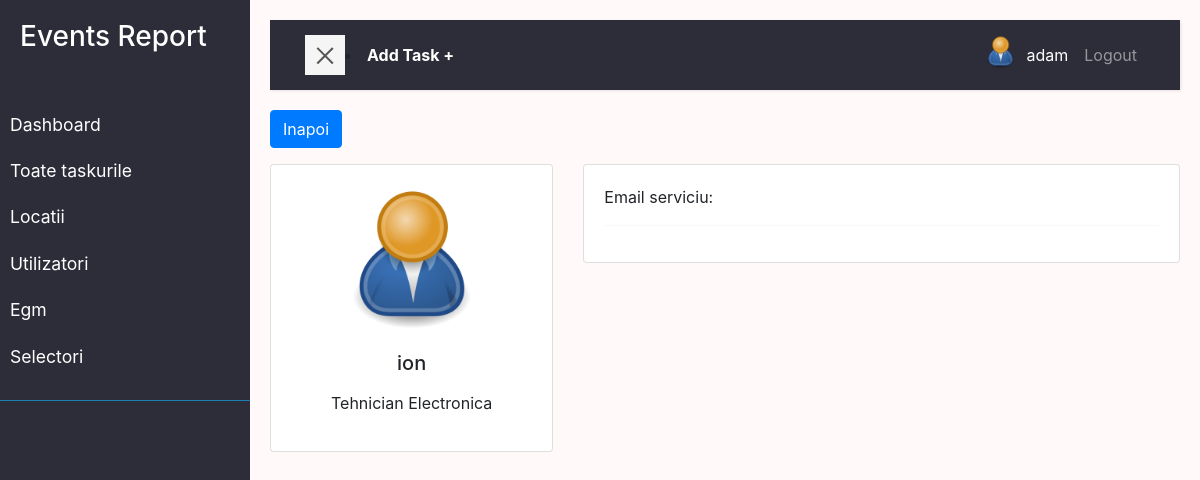
Page /user/user_profile/96efb8ffe25042dfb9cd2df810ef32d4/ (signed in) on the committed database.
### user/models.py (models this page shows, shortened)
class Profile(models.Model):
    user = models.OneToOneField(
        User, on_delete=models.DO_NOTHING, null=True, blank=True)
    nume = models.CharField(max_length=200, blank=True, null=True)
    prenume = models.CharField(max_length=200, blank=True, null=True)
    email = models.EmailField(max_length=500, blank=True, null=True)
    email_serviciu = models.EmailField(max_length=500,unique=True, blank=True, null=True)
    username = models.CharField(max_length=200, blank=True, null=True)
    location = models.CharField(max_length=200, blank=True, null=True)
    functie = models.CharField(max_length=200, blank=True, null=True, default='Tehnician Electronica')
    profile_image = models.ImageField(null=True, blank=True, upload_to='profiles/', default='profiles/user-default.png')
    url_facebook = models.CharField(max_length=200, blank=True, null=True)
    phone = models.CharField(max_length=200, blank=True, null=True)
    phone_serviciu = models.CharField(max_length=200, blank=True, null=True)
    created = models.DateTimeField(auto_now_add=True)
    id = models.UUIDField(default=uuid.uuid4, unique=True,
                        primary_key=True, editable=False)
    class Meta:
        ordering = ['created']
    @property
    def imageURL(self):
        try:
            url = self.profile_image.url
        except:
            url = ''
        return url

### user/views.py (the view)
# urls.py: path('user_profile/<str:pk>/', views.userProfile, name='user_profile'),
@login_required(login_url='login')
def userProfile(request, pk):
    profile = Profile.objects.get(id=pk)
    context = {'profile': profile}
    return render(request, 'user/user_profile.html', context)

### user/templates/user/user_profile.html (shortened to what this page needs)
{% extends 'main.html' %}
{% block content %}
  <section >
    <a class="btn btn-primary mb-3" href="{{request.GET.next}}">Inapoi</a>
      <div class="row">
        <div class="col-lg-4">
          <div class="card mb-4">
            <div class="card-body text-center">
              <img src="{{profile.imageURL}}" alt="avatar"
                class="rounded-circle img-fluid" style="width: 150px;">
              <h5 class="my-3">{{profile.username}}</h5>
              <p>{{profile.functie}}</p>
            </div>
          </div>
        </div>
        <div class="col-lg-8">
          <div class="card mb-4">
            <div class="card-body">
              <div class="row">
                <div class="col-sm-3">
                  <p class="mb-0">Email serviciu:</p>
                </div>
                <div class="col-sm-9">
                </div>
              </div>
              <hr>
            </div>
          </div>
        </div>
      </div>
  </section>
{% endblock content %}

### templates/navbar.html (shortened to what this page needs)
    <div class="wrapper">
        <nav id="sidebar" >
            <div class="sidebar-header">
                <h3>Events Report</h3>
            </div>
            <ul class="list-unstyled components">
                <li >
                   <a href="{% url 'dashboard' %}">Dashboard</a>
                   <a href="{% url 'tasks'%}">Toate taskurile</a>
                   <a href="{% url 'locations' %}">Locatii</a>
                   <a href="{% url 'profiles' %}">Utilizatori</a>
                   <a href="{% url 'egm' %}">Egm</a>
                   <a href="{% url 'selectori' %}">Selectori</a>
                </li>
            </ul>
        </nav>
        <div id="content">
            <nav class="navbar navbar-expand-lg navbar-dark bg-nn">
                <div class="container-fluid">
                    <button type="button" id="sidebarCollapse" class="navbar-btn btn-blue ">
                        <span></span>
                    </button> <li class="nav-item active "><a  class="text-white fw-bold" href="{% url 'task-form' %}?next=/">Add Task +</a></li>
                    <div class="collapse navbar-collapse  " id="navbarSupportedContent">
                        <ul class="nav navbar-nav  ml-auto">
                            {% if request.user.is_authenticated %}
                            <li class="nav-item active"><a class="" href="{% url 'account' %}"><img src="{{request.user.profile.imageURL}}"
                                alt="avatar"class="rounded-circle img-fluid" style="width: 35px;"></a></li>
                            <li class="nav-item active"><a class="nav-link" href="{% url 'account' %}">{{request.user.profile.username}}</a></li>
                            <li class="nav-item"><a class="nav-link" href="{% url 'logout' %}">Logout</a></li>
                            {% else %}
                            <li class="nav-item"><a class="nav-link" href="{% url 'login' %}">Login/Sign Up</a></li>
                            {% endif %}
                        </ul>
                    </div>
                </div>
            </nav>
</body>
</html>

### static/styles/app.css (style rules this page uses)
:root { --color-sub: #2d2d39; --color-sub1: #12528f; }

### static/styles/main.css (style rules this page uses)
:root { --color-sub: #2d2d39; --color-sub1: #275179; }
body { background: #fff9f9; }
a, a:hover, a:focus { color: inherit; text-decoration: none; transition: all 0.3s; }
.navbar { padding: 15px 20px; background: var(--color-sub); border: none; border-radius: 0; margin-bottom: 20px; box-shadow: 1px 1px 3px rgba(0, 0, 0, 0.1); }
.navbar-btn { box-shadow: none; outline: none !important; border: none; }
.wrapper { display: flex; width: 100%; align-items: stretch; perspective: 1500px; }
#sidebar { min-width: 250px; max-width: 250px; background: var(--color-sub); color: #fff; transition: all 0.6s cubic-bezier(0.945, 0.020, 0.270, 0.665); transform-origin: bottom left; }
#sidebar .sidebar-header { padding: 20px; background:var(--color-sub); }
#sidebar ul.components { padding: 20px 0; border-bottom: 1px solid #1981b4; }
#sidebar ul li a { padding: 10px; font-size: 1.1em; display: block; }
#content { width: 100%; padding: 20px; min-height: 100vh; transition: all 0.3s; }
#sidebarCollapse { width: 40px; height: 40px; background: #f5f5f5; cursor: pointer; }
#sidebarCollapse span { width: 80%; height: 2px; margin: 0 auto; display: block; background: #555; transition: all 0.8s cubic-bezier(0.810, -0.330, 0.345, 1.375); transition-delay: 0.2s; }
#sidebarCollapse span:last-of-type { transform: rotate(-45deg) translate(1px, -1px); }

### rows in the picture
Profile: imageURL (placeholder picture), username "ion", functie "Tehnician Electronica"

### other values in the picture
{{ request.user.profile.username }} "adam"
